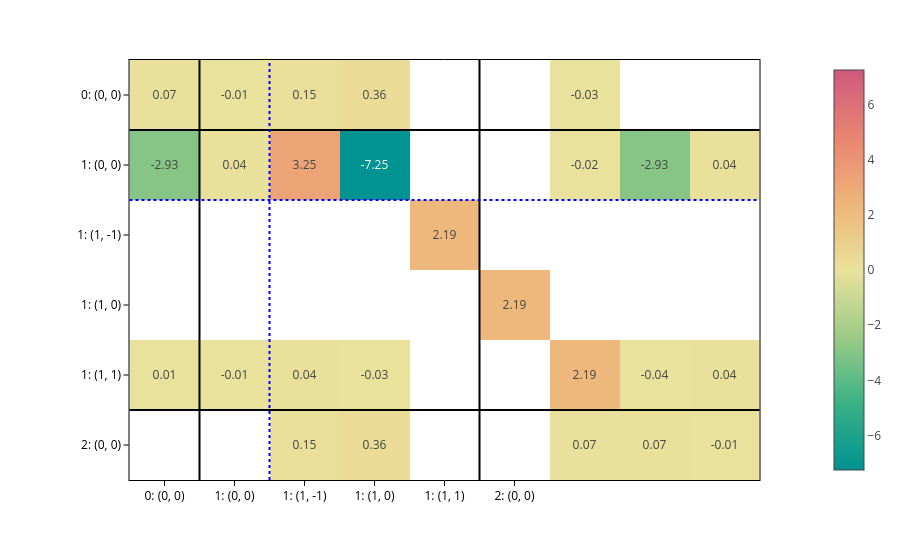

The notebook cell saved with this chart:
### Markdown cell above
And plot the obtained matrices:

### Code cell
matrix = processor.matrix_from_data(
    data,
    predictions={"node_labels": node_labels, "edge_labels": edge_labels},
)

plot_basis_matrix(
    matrix[0]*100,
    config1,
    point_lines={"color": "black"},
    basis_lines={"color": "blue"},
    colorscale="temps",
    text=".2f",
    basis_labels=True,
).show()

### Figure 1 — Plotly figure (JSON) as saved in the notebook; plotly's stock layout.template omitted (floating-point values rounded to 4 significant figures)
{"data": [{"coloraxis": "coloraxis", "hovertemplate": "x: %{x}<br>y: %{y}<br>color: %{z}<extra></extra>", "name": "0", "texttemplate": "%{z:.2f}", "type": "heatmap", "xaxis": "x", "yaxis": "y", "z": [[0.07227, -0.008114, 0.152, 0.3558, NaN, NaN, -0.02931, NaN, NaN], [-2.93, 0.04147, 3.251, -7.25, NaN, NaN, -0.02417, -2.931, 0.04164], [NaN, NaN, NaN, NaN, 2.19, NaN, NaN, NaN, NaN], [NaN, NaN, NaN, NaN, NaN, 2.19, NaN, NaN, NaN], [0.007969, -0.009706, 0.03763, -0.02712, NaN, NaN, 2.19, -0.03552, 0.03938], [NaN, NaN, 0.1518, 0.3558, NaN, NaN, 0.06917, 0.07212, -0.008005]]}], "layout": {"coloraxis": {"cmid": 0, "colorscale": [[0, "rgb(0, 147, 146)"], [0.1667, "rgb(57, 177, 133)"], [0.3333, "rgb(156, 203, 134)"], [0.5, "rgb(233, 226, 156)"], [0.6667, "rgb(238, 180, 121)"], [0.8333, "rgb(232, 132, 113)"], [1, "rgb(207, 89, 126)"]]}, "margin": {"t": 60}, "shapes": [{"line": {"color": "black"}, "type": "line", "x0": 0, "x1": 1, "xref": "x domain", "y0": 0.5, "y1": 0.5, "yref": "y"}, {"line": {"color": "black"}, "type": "line", "x0": 0.5, "x1": 0.5, "xref": "x", "y0": 0, "y1": 1, "yref": "y domain"}, {"line": {"color": "black"}, "type": "line", "x0": 0, "x1": 1, "xref": "x domain", "y0": 4.5, "y1": 4.5, "yref": "y"}, {"line": {"color": "black"}, "type": "line", "x0": 4.5, "x1": 4.5, "xref": "x", "y0": 0, "y1": 1, "yref": "y domain"}, {"line": {"color": "blue", "dash": "dot"}, "type": "line", "x0": 0, "x1": 1, "xref": "x domain", "y0": 1.5, "y1": 1.5, "yref": "y"}, {"line": {"color": "blue", "dash": "dot"}, "type": "line", "x0": 1.5, "x1": 1.5, "xref": "x", "y0": 0, "y1": 1, "yref": "y domain"}], "xaxis": {"anchor": "y", "constrain": "domain", "domain": [0, 1], "scaleanchor": "y", "ticktext": ["0: (0, 0)", "1: (0, 0)", "1: (1, -1)", "1: (1, 0)", "1: (1, 1)", "2: (0, 0)"], "tickvals": [0, 1, 2, 3, 4, 5]}, "yaxis": {"anchor": "x", "autorange": "reversed", "constrain": "domain", "domain": [0, 1], "ticktext": ["0: (0, 0)", "1: (0, 0)", "1: (1, -1)", "1: (1, 0)", "1: (1, 1)", "2: (0, 0)"], "tickvals": [0, 1, 2, 3, 4, 5]}}}
